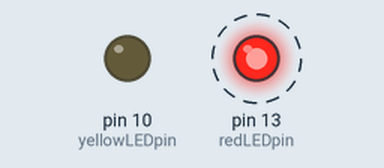
Simulated run of this sketch. Board: Arduino Uno, built with avr-gcc and run on an emulated ATmega328P. Shown: output pins drawn as LEDs (lit = HIGH). Dashed ring = blinking.

Above: at 0.5 s.
Timing chart, 0 to 3.0 s (numbered marks = the images above):
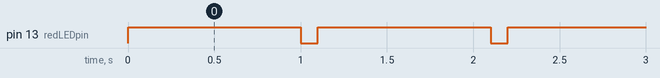

The sketch:

for-loop.ino
```cpp
/*
 * for loop programing for the red and yellow led blink programing
 * Jerushan Sritharan
 * Date - 2021.07.22
 *
 */
int redLEDpin = 13;                               // Declaring redLEDpin as int, and set it to 9
int yellowLEDpin = 10;                            // declaring yellowLEDpin as int, and set it to 10
int redontime = 1000;                             // This is the red LED on time
int redofftime = 100;                             // This is the red LED off time
int yellowontime = 1000;                          // This is the yellow LED on time
int yellowofftime = 1000;                         // This is the yellow LED off time

void setup (){
  pinMode (redLEDpin,OUTPUT);                     //Give the red LED pin out put
  pinMode (yellowLEDpin,OUTPUT);                  //Give the yellow LED pin out put
  }

void loop (){

for (int j=1; j<=11; j=1+1){                       //
  digitalWrite (redLEDpin,HIGH);                   // Turn the red LED on
  delay (redontime);                               // Wait
  digitalWrite (redLEDpin,LOW);                    // Turn the red LED off
  delay (redofftime);                              // Wait
  }

for (int j=1; j<=5; ++j){                           //
  digitalWrite (yellowLEDpin,HIGH);                 // Turn  the yellow LED on
  delay (yellowontime);                             // Wait time
  digitalWrite(yellowLEDpin,LOW);                   // Turn the yellow LED off
  delay (yellowofftime);                            // Wite time
}
}
```

Measured:
- by itself, pin 13 (redLEDpin): alternates HIGH for 1.0 s and LOW for 0.10 s
